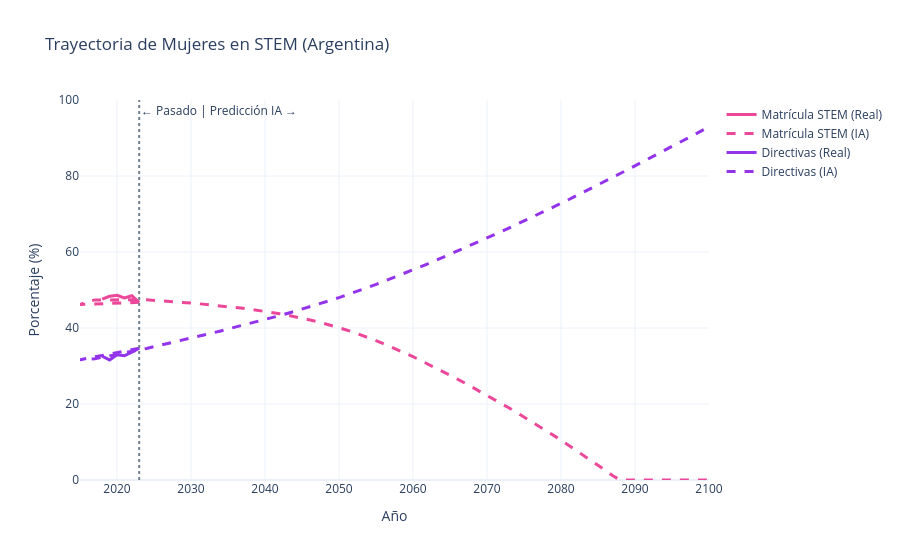

Notebook source saved alongside this figure:
### Code cell
import plotly.graph_objects as go
import pandas as pd

# 1. Filtramos solo los datos de Argentina
df_mexico = df_prediccion_final[df_prediccion_final['Pais'] == 'Argentina'].copy()


df_historico = df_mexico[df_mexico['Tipo_Dato'] == 'Histórico']
df_prediccion = df_mexico[df_mexico['Tipo_Dato'] == 'Predicción']


ultimo_historico = df_historico.iloc[-1:]
df_prediccion_conectada = pd.concat([ultimo_historico, df_prediccion])


fig = go.Figure()


fig.add_trace(go.Scatter(
    x=df_historico['Anio'], y=df_historico['Matricula_Mujeres'],
    mode='lines', name='Matrícula STEM (Real)', 
    line=dict(color='#ec4899', width=3)
))

fig.add_trace(go.Scatter(
    x=df_prediccion_conectada['Anio'], y=df_prediccion_conectada['Matricula_Mujeres'],
    mode='lines', name='Matrícula STEM (IA)', 
    line=dict(color='#ec4899', width=3, dash='dash')
))

fig.add_trace(go.Scatter(
    x=df_historico['Anio'], y=df_historico['Porcentaje_Directivas'],
    mode='lines', name='Directivas (Real)', 
    line=dict(color='#9333ea', width=3)
))

fig.add_trace(go.Scatter(
    x=df_prediccion_conectada['Anio'], y=df_prediccion_conectada['Porcentaje_Directivas'],
    mode='lines', name='Directivas (IA)', 
    line=dict(color='#9333ea', width=3, dash='dash')
))


año_corte = df_historico['Anio'].max()
fig.add_vline(x=año_corte, line_width=2, line_dash="dot", line_color="slateGray",
              annotation_text="← Pasado | Predicción IA →", annotation_position="top right")


fig.update_layout(
    title="Trayectoria de Mujeres en STEM (Argentina)",
    xaxis_title="Año",
    yaxis_title="Porcentaje (%)",
    yaxis=dict(range=[0, 100]), 
    template="plotly_white",
    hovermode="x unified" 
)

fig.show()

### Figure 1 — Plotly figure (JSON) as saved in the notebook; plotly's stock layout.template omitted (floating-point values rounded to 4 significant figures)
{"data": [{"line": {"color": "#ec4899", "width": 3}, "mode": "lines", "name": "Matrícula STEM (Real)", "type": "scatter", "x": [2018, 2019, 2020, 2021, 2022, 2023], "y": [47.57, 48.35, 48.6, 47.94, 48.48, 46.75]}, {"line": {"color": "#ec4899", "dash": "dash", "width": 3}, "mode": "lines", "name": "Matrícula STEM (IA)", "type": "scatter", "x": [2023, 2015, 2016, 2017, 2024, 2025, 2026, 2027, 2028, 2029, 2030, 2031, 2032, 2033, 2034, 2035, 2036, 2037, 2038, 2039, 2040, 2041, 2042, 2043, 2044, 2045, 2046, 2047, 2048, 2049, 2050, 2051, 2052, 2053, 2054, 2055, 2056, 2057, 2058, 2059, 2060, 2061, 2062, 2063, 2064, 2065, 2066, 2067, 2068, 2069, 2070, 2071, 2072, 2073, 2074, 2075, 2076, 2077, 2078, 2079, 2080, 2081, 2082, 2083, 2084, 2085, 2086, 2087, 2088, 2089, 2090, 2091, 2092, 2093, 2094, 2095, 2096, 2097, 2098, 2099, 2100], "y": [46.75, 46.19, 46.84, 47.39, 47.43, 47.31, 47.17, 47.03, 46.88, 46.73, 46.56, 46.39, 46.21, 46.02, 45.83, 45.62, 45.4, 45.18, 44.93, 44.67, 44.39, 44.09, 43.76, 43.4, 43.02, 42.61, 42.17, 41.7, 41.19, 40.66, 40.09, 39.48, 38.84, 38.16, 37.44, 36.69, 35.91, 35.08, 34.23, 33.35, 32.44, 31.51, 30.56, 29.58, 28.59, 27.58, 26.56, 25.52, 24.46, 23.39, 22.3, 21.19, 20.07, 18.94, 17.78, 16.61, 15.42, 14.21, 12.98, 11.74, 10.47, 9.19, 7.89, 6.57, 5.23, 3.88, 2.51, 1.13, 0.0, 0.0, 0.0, 0.0, 0.0, 0.0, 0.0, 0.0, 0.0, 0.0, 0.0, 0.0, 0.0]}, {"line": {"color": "#9333ea", "width": 3}, "mode": "lines", "name": "Directivas (Real)", "type": "scatter", "x": [2018, 2019, 2020, 2021, 2022, 2023], "y": [32.56, 31.6, 32.97, 32.69, 33.65, 34.66]}, {"line": {"color": "#9333ea", "dash": "dash", "width": 3}, "mode": "lines", "name": "Directivas (IA)", "type": "scatter", "x": [2023, 2015, 2016, 2017, 2024, 2025, 2026, 2027, 2028, 2029, 2030, 2031, 2032, 2033, 2034, 2035, 2036, 2037, 2038, 2039, 2040, 2041, 2042, 2043, 2044, 2045, 2046, 2047, 2048, 2049, 2050, 2051, 2052, 2053, 2054, 2055, 2056, 2057, 2058, 2059, 2060, 2061, 2062, 2063, 2064, 2065, 2066, 2067, 2068, 2069, 2070, 2071, 2072, 2073, 2074, 2075, 2076, 2077, 2078, 2079, 2080, 2081, 2082, 2083, 2084, 2085, 2086, 2087, 2088, 2089, 2090, 2091, 2092, 2093, 2094, 2095, 2096, 2097, 2098, 2099, 2100], "y": [34.66, 31.65, 31.75, 31.9, 34.62, 35.06, 35.51, 35.96, 36.42, 36.88, 37.34, 37.81, 38.28, 38.75, 39.23, 39.71, 40.2, 40.69, 41.19, 41.69, 42.21, 42.73, 43.27, 43.82, 44.38, 44.95, 45.53, 46.13, 46.74, 47.37, 48.01, 48.67, 49.34, 50.03, 50.74, 51.46, 52.2, 52.95, 53.72, 54.5, 55.29, 56.09, 56.9, 57.72, 58.55, 59.39, 60.23, 61.08, 61.93, 62.8, 63.67, 64.55, 65.43, 66.33, 67.23, 68.13, 69.05, 69.97, 70.9, 71.84, 72.79, 73.75, 74.71, 75.69, 76.67, 77.65, 78.65, 79.65, 80.65, 81.66, 82.67, 83.69, 84.71, 85.73, 86.76, 87.78, 88.81, 89.83, 90.86, 91.88, 92.91]}], "layout": {"annotations": [{"showarrow": false, "text": "← Pasado | Predicción IA →", "x": 2023, "xanchor": "left", "xref": "x", "y": 1, "yanchor": "top", "yref": "y domain"}], "hovermode": "x unified", "shapes": [{"line": {"color": "slateGray", "dash": "dot", "width": 2}, "type": "line", "x0": 2023, "x1": 2023, "xref": "x", "y0": 0, "y1": 1, "yref": "y domain"}], "title": {"text": "Trayectoria de Mujeres en STEM (Argentina)"}, "xaxis": {"title": {"text": "Año"}}, "yaxis": {"range": [0, 100], "title": {"text": "Porcentaje (%)"}}}}
